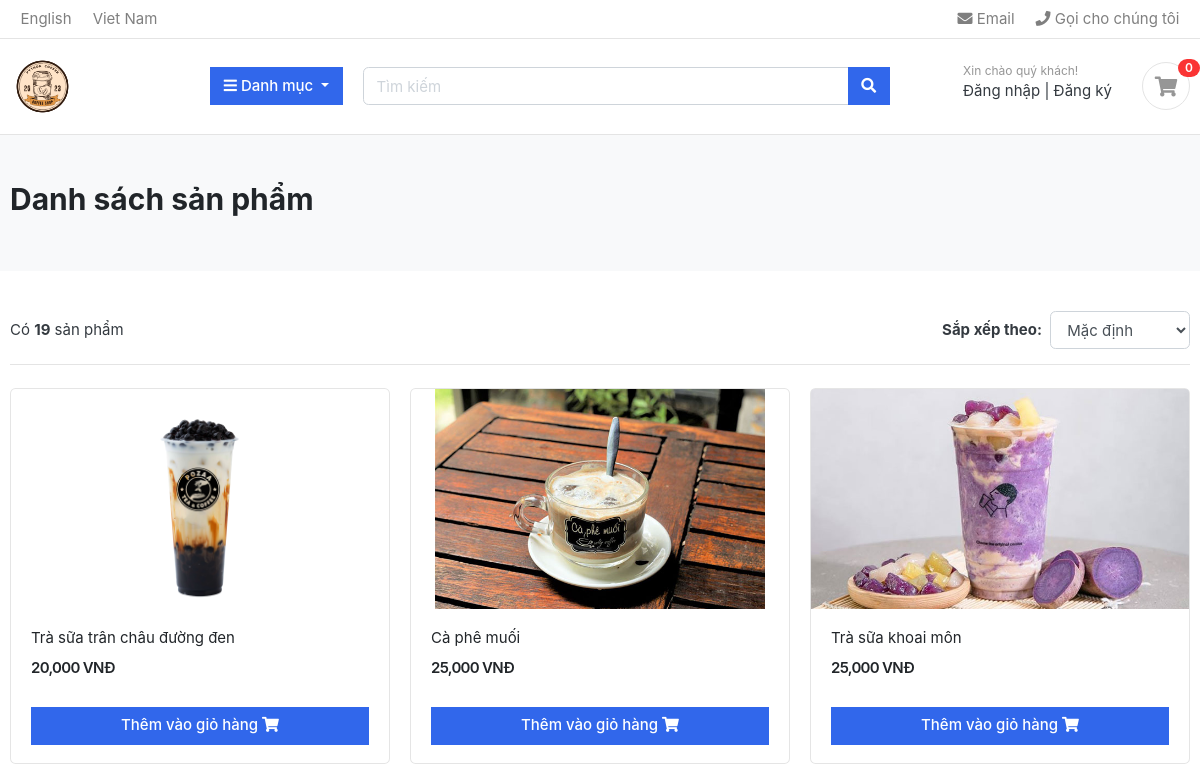
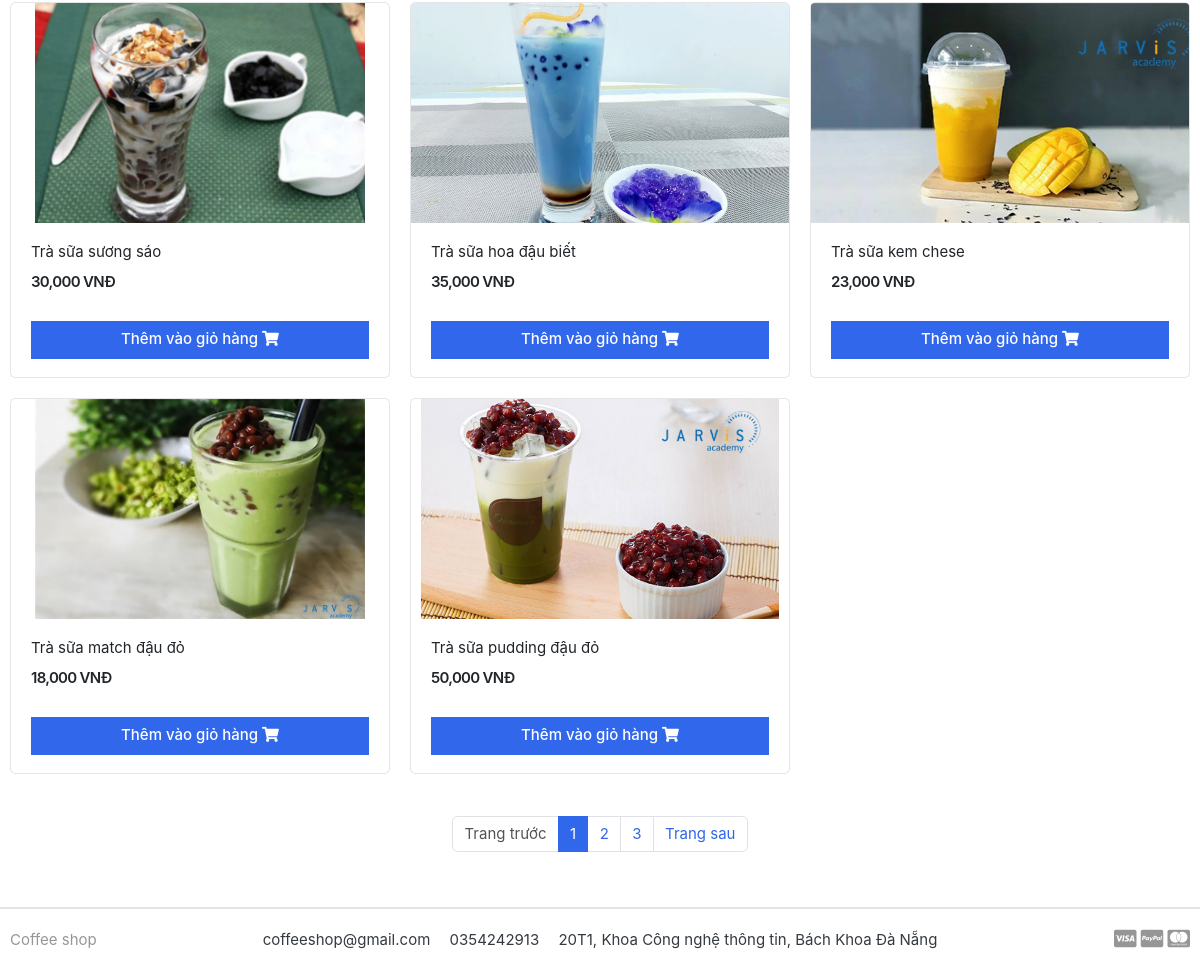
Screenshot of /products/ with the database file from the repository (2 pictures, top to bottom).
### coffee/models.py (models this page shows, shortened)
class Product(models.Model):
    name = models.CharField(max_length=255, unique=True)
    slug = models.SlugField(max_length=100, unique=True)
    price = models.FloatField()
    category = models.ForeignKey(Category, on_delete=models.CASCADE)
    image = models.ImageField(max_length=100, upload_to='products/images', blank=True)
    description = models.TextField(max_length=2048, blank=True, default='')
    def get_url(self):
        return reverse('product_detail', args=[self.category.slug, self.slug])

### coffee/views.py (the view)
# urls.py: path('', views.list_product, name='list_product'),
def list_product(request, category_slug = None):
    category = None
    products = None
    data = cartData(request)
    cartItems = data['cartItems']
    sort_option = request.GET.get('sort')
    if category_slug != None:
        category = get_object_or_404(Category, slug=category_slug)
        products = Product.objects.filter(category=category)
    else:
        products = Product.objects.all()
    if sort_option == 'price_asc':
        products = products.order_by('price')
    elif sort_option == 'price_desc':
        products = products.order_by('-price')
    paginator = Paginator(products, 8)
    page = request.GET.get('page')
    page_products = paginator.get_page(page)
    product_count = products.count()
    context = {
        'products': page_products,
        'product_count': product_count,
        'cartItems': cartItems,
        'sort_option': sort_option,
    }
    return render(request, 'products/list_product.html', context)

### cart/inherit.py (called while the page is built, shortened)
def cartData(request):
    if request.user.is_authenticated:
        customer = request.user.customer
        order, created = Order.objects.get_or_create(customer=customer, complete=False)
        items = order.orderitem_set.all()
        cartItems = order.get_cart_items
    else:
        items = []
        try:
            cart = json.loads(request.COOKIES['cart'])
        except:
            cart = {}
        order = {'get_cart_total':0, 'get_cart_items':0}
        cartItems = order['get_cart_items']
    return {'cartItems':cartItems, 'items':items, 'order':order}

### category/context_processors.py (called while the page is built)
def menu_links(request):
    links = Category.objects.all()
    return dict(links=links)

### category/models.py (called while the page is built)
    def get_url(self):
        return reverse('products_by_category', args=[self.slug])

### templates/products/list_product.html (shortened to what this page needs)
{% extends 'base.html' %}
{% load static%}
{% load humanize %}
{% block content %}
<section class="section-pagetop bg">
    <div class="container">
        <div class="row">
            <div class="col-md-12">
                {% if 'search' in request.path %}
                <h2 class="title-page">Kết quả tìm kiếm cho: {{keyword}} </h2>
                {% else %}
                <h2 class="title-page">Danh sách sản phẩm</h2>
                {% endif %}
            </div>
        </div>
    </div>
</section>
<section class="section-content padding-y">
    <div class="container">
        <div class="row">
            <main class="col-md-12">
                <header class="border-bottom mb-4 pb-3">
                    <div class="form-inline">
                        <span class="mr-md-auto">Có <b>{{ product_count }}</b> sản phẩm </span>
                        <form method="GET" action="" class="form-inline">
                            <label class="mr-2" for="sort" style="font-weight: bold;">Sắp xếp theo:</label>
                            <select name="sort" id="sort" class="form-control" onchange="this.form.submit()">
                                <option value="">Mặc định</option>
                            </select>
                        </form>
                    </div>
                </header>
                <div class="row">
                    {% if products %}
                    {% for product in products %}
                    <div class="col-md-4">
                        <figure class="card card-product-grid">
                            <div class="img-wrap">
                                <a href="{{ product.get_url }}" class="img-wrap"><img src="{{ product.image.url }}"></a>
                            </div>
                            <figcaption class="info-wrap">
                                <div class="fix-height">
                                    <a href="{{ product.get_url }}" class="title">{{ product.name }}</a>
                                    <div class="price-wrap mt-2">
                                        <span class="price">{{ product.price|floatformat:0|intcomma }} VNĐ</span>
                                    </div>
                                </div>
                                <a href="#" class="btn btn-block btn-primary update-cart">Thêm vào giỏ hàng <i class="fas fa-shopping-cart"></i> </a>
                            </figcaption>
                        </figure>
                    </div>
                    {% endfor %}
                    {% else %}
                    <div>
                        <h2>Không tìm thấy sản phẩm</h2>
                    </div>
                    {% endif %}
                </div>
                <nav class="mt-4 d-flex justify-content-center" aria-label="Page navigation sample">
                    {% if products.has_other_pages %}
                        <ul class="pagination">
                            {% if products.has_previous %}
                                <li class="page-item"><a class="page-link" href="?page={{products.previous_page_number}}">Trang trước</a></li>
                            {% else %}
                                <li class="page-item disabled"><a class="page-link" href="#">Trang trước</a></li>
                            {% endif %}
                            {% for i in products.paginator.page_range %}
                                {% if products.number == i %}
                                    <li class="page-item active"><a class="page-link" href="#">{{i}}</a></li>
                                {% else %}
                                    <li class="page-item"><a class="page-link" href="?page={{i}}">{{i}}</a></li>
                                {% endif %}
                            {% endfor %}
                            {% if products.has_next %}
                                <li class="page-item"><a class="page-link" href="?page={{products.next_page_number}}">Trang sau</a></li>
                            {% else %}
                                <li class="page-item disabled"><a class="page-link" href="#">Trang sau</a></li>
                            {% endif %}
                        </ul>
                    {% endif %}
                </nav>
            </main>
        </div>
    </div>
</section>
{% endblock %}

### templates/base.html (shortened to what this page needs)
{% load static %}
<!DOCTYPE html>
<html lang="en">
  <head>
    <link
      href="{% static 'css/bootstrap.css' %}"
      rel="stylesheet"
      type="text/css"
    />
    <link
      href="{% static 'fonts/fontawesome/css/all.min.css' %}"
      type="text/css"
      rel="stylesheet"
    />
    <link
      href="{% static 'css/custom.css' %}"
      rel="stylesheet"
      type="text/css"
    />
    <link href="{% static 'css/ui.css' %}" rel="stylesheet" type="text/css" />
    <link
      href="{% static 'css/responsive.css' %}"
      rel="stylesheet"
      media="only screen and (max-width: 1200px)"
    />
    <link rel="stylesheet" href="https://cdn.jsdelivr.net/npm/toastify-js/src/toastify.min.css">
  </head>
  <body>
    {% include 'includes/navbar.html' %} {% block content %}{% endblock %} {%include 'includes/footer.html' %}
  </body>
</html>

### templates/includes/navbar.html (shortened to what this page needs)
{% load static %}
<header class="section-header">
    <nav class="navbar p-md-0 navbar-expand-sm navbar-light border-bottom">
        <div class="container">
            <div class="collapse navbar-collapse" id="navbarTop4">
                <ul class="navbar-nav mr-auto">
                    <li class="nav-item dropdown">
                        <a href="#" class="nav-link"> English </a>
                    </li>
                    <li class="nav-item dropdown">
                        <a href="#" class="nav-link"> Viet Nam </a>
                    </li>
                </ul>
                <ul class="navbar-nav">
                    <li><a href="#" class="nav-link"> <i class="fa fa-envelope"></i> Email </a></li>
                    <li><a href="#" class="nav-link"> <i class="fa fa-phone"></i> Gọi cho chúng tôi </a></li>
                </ul>
            </div>
        </div>
    </nav>
    <section class="header-main border-bottom">
        <div class="container">
            <div class="row align-items-center">
                <div class="col-lg-2 col-md-3 col-6">
                    <a href="{% url 'home' %}" class="brand-wrap">
                        <img class="logo" src="{% static 'images/logo-shop.png' %}" style="max-height: 65px;">
                    </a>
                </div>
                <div class="col-lg col-sm col-md col-6 flex-grow-0">
                    <div class="category-wrap dropdown d-inline-block float-right">
                        <button type="button" class="btn btn-primary dropdown-toggle" data-toggle="dropdown">
                            <i class="fa fa-bars"></i> Danh mục
                        </button>
                    </div>
                </div>
                <div class="col-lg  col-md-6 col-sm-12 col">
                    <form action="{% url 'search' %}" class="search">
                        <div class="input-group w-100">
                            <input type="text" class="form-control" style="width:60%;" placeholder="Tìm kiếm" name="keyword">
                            <div class="input-group-append">
                                <button class="btn btn-primary" type="submit">
                                    <i class="fa fa-search"></i>
                                </button>
                            </div>
                        </div>
                    </form>
                </div>
                <div class="col-lg-3 col-sm-6 col-8 order-2 order-lg-3">
                    <div class="d-flex justify-content-end mb-3 mb-lg-0">
                        <div class="widget-header">
                            <small class="title text-muted">Xin chào quý khách!</small>
                            <div>
                                {% if request.user.is_active %}
                                <span class="greet">{{request.user}}</span> <span class="dark-transp"> | </span>
                                <span><a class="greet" href="{% url 'logout' %}">Đăng xuất</a></span>
                                {% else %}
                                <a href="{% url 'login' %}">Đăng nhập</a> <span class="dark-transp"> | </span>
                                <a href="{%url 'register' %}">Đăng ký</a>
                                {% endif %}
                            </div>
                        </div>
                        <a href="/cart" class="widget-header pl-3 ml-3">
                            <div class="icon icon-sm rounded-circle border"><i class="fa fa-shopping-cart"></i></div>
                            <span class="badge badge-pill badge-danger notify cart-quantity">{{cartItems}}</span>
                        </a>
                    </div>
                </div>
            </div>
        </div>
    </section>
</header>

### templates/includes/footer.html
{% load static %}
<footer class="section-footer border-top">
    <div class="container">
        <section class="footer-bottom border-top row">
            <div class="col-md-2">
                <p class="text-muted"> Coffee shop </p>
            </div>
            <div class="col-md-8 text-md-center">
                <span class="px-2">coffeeshop@gmail.com</span>
                <span class="px-2">0354242913</span>
                <span class="px-2">20T1, Khoa Công nghệ thông tin, Bách Khoa Đà Nẵng</span>
            </div>
            <div class="col-md-2 text-md-right text-muted">
                <i class="fab fa-lg fa-cc-visa"></i>
                <i class="fab fa-lg fa-cc-paypal"></i>
                <i class="fab fa-lg fa-cc-mastercard"></i>
            </div>
        </section>
    </div>
</footer>

### static/css/custom.css (style rules this page uses)
.btn { border-radius: 0; }

### static/css/ui.css (style rules this page uses)
html { font-family: "Inter", sans-serif; font-size: 15px; }
.img-wrap { text-align: center; display: block; }
.img-wrap img { max-width: 100%; }
.price-wrap { letter-spacing: -0.7px; }
.icon-xs, .icon-sm, .icon-md, .icon-lg { display: inline-block; text-align: center; flex-shrink: 0; flex-grow: 0; }
.icon-sm { width: 48px; height: 48px; line-height: 48px !important; font-size: 20px; }
.padding-y { padding-top: 40px; padding-bottom: 40px; }
figure { margin-bottom: 0; }
.bg { background-color: #f8f9fa; }
.title-page { color: #212529; }
p:last-child { margin-bottom: 0; }
.header-main { position: relative; padding-top: 1rem; padding-bottom: 1rem; }
.brand-wrap .logo, .navbar-brand .logo { margin-right: 7px; max-height: 42px; display: inline-block; }
.widget-header { display: inline-block; vertical-align: middle; position: relative; }
.widget-header a { color: #343a40; }
.widget-header i { color: #969696; }
.widget-header .title { display: block; }
.widget-header .notify { position: absolute; top: -3px; right: -10px; }
.footer-bottom { padding-top: 20px; padding-bottom: 20px; }
[class*=card-product] a.title { color: #212529; display: block; }
[class*=card-product] .img-wrap { overflow: hidden; position: relative; }
[class*=card-product] .img-wrap img { height: 100%; max-width: 100%; width: auto; display: inline-block; -o-object-fit: cover; object-fit: cover; }
.card-product-grid { margin-bottom: 20px; }
.card-product-grid .img-wrap { border-radius: 0.2rem 0.2rem 0 0; height: 220px; }
.card-product-grid .info-wrap { overflow: hidden; padding: 18px 20px; }
.card-product-grid .fix-height { height: 80px; overflow: hidden; }
.card .img-wrap { overflow: hidden; }
.notify { position: absolute; top: -4px; right: -10px; display: inline-block; padding: 0.25em 0.6em; font-size: 12px; line-height: 1; text-align: center; border-radius: 3rem; color: #fff; background-color: #fa3434; }
.price { font-weight: 600; color: #212529; }
.section-pagetop { padding: 45px 0; }

### rows the page displays
Product: image (picture), name "Trà sữa trân châu đường đen", price "20,000"
Product: image (picture), name "Cà phê muối", price "25,000"
Product: image (picture), name "Trà sữa khoai môn", price "25,000"
Product: image (picture), name "Trà sữa sương sáo", price "30,000"
Product: image (picture), name "Trà sữa hoa đậu biết", price "35,000"
Product: image (picture), name "Trà sữa kem chese", price "23,000"
Product: image (picture), name "Trà sữa match đậu đỏ", price "18,000"
Product: image (picture), name "Trà sữa pudding đậu đỏ", price "50,000"

### other values shown
{{ cartItems }} "0"
{{ product_count }} "19"
{{ i }} "1"
{{ i }} "2" "3"
